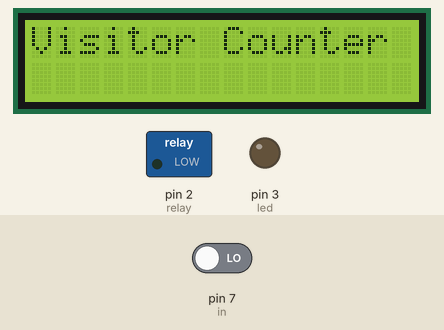
This sketch was run on a simulated Arduino Uno, built with avr-gcc and run on an emulated ATmega328P. On the bench: 16×2 character LCD, switched loads named in the sketch (green lamp = pin HIGH), output pins drawn as LEDs (lit = HIGH). Inputs (shaded band) come from the test bench; at power-on: pin 7 (in) LOW.

Above: at 0.1 s.
At 3.2 s:
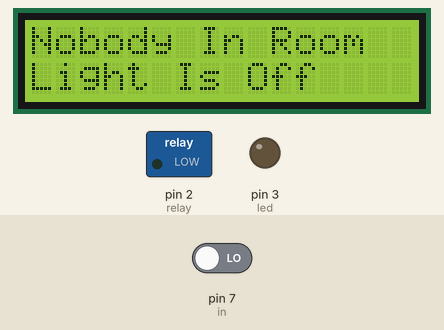
3.3 s: pin 7 (in) driven HIGH
At 4.0 s:
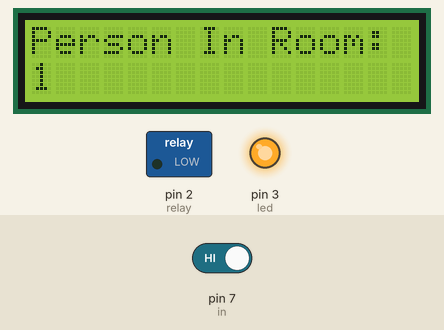
Timing chart, 0 to 6.3 s (numbered marks = the images above; inputs shaded):
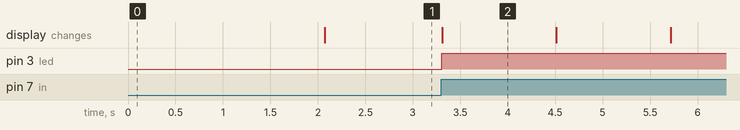

Measured:
- after the input at 3.3 s, pin 3 (led): LOW → HIGH at once; the display: changes at once (image 2)
- what the display in image 2 shows lasts 1.2 s, from 3.3 s to 4.5 s

The sketch:

project_source_code.c.ino
```cpp
#include <LiquidCrystal.h>
LiquidCrystal lcd(13, 12, 11, 10, 9, 8);

#define in 7   // Use valid digital pins
#define out 8  // Use valid digital pins
#define relay 2
#define led 3

int count = 0; // Declare and initialize the count variable

void setup() {
    lcd.begin(16, 2);
    lcd.print("Visitor Counter");
    delay(2000);
    pinMode(in, INPUT);
    pinMode(out, INPUT);
    pinMode(relay, OUTPUT);
    pinMode(led,OUTPUT);
    lcd.clear();
    lcd.print("Person In Room:");
    lcd.setCursor(0, 1);
    lcd.print(count);
}

void loop() {
    if (digitalRead(in)) {
        IN();
        delay(200); // Debounce delay
    }
    if (digitalRead(out)) {
        OUT();
        delay(200); // Debounce delay
    }

    if (count <= 0) {
        lcd.clear();
        digitalWrite(relay, LOW);
        lcd.print("Nobody In Room");
        lcd.setCursor(0, 1);
        lcd.print("Light Is Off");
        digitalWrite(led, LOW);
        delay(200);
    }
}

void IN() {
    if (count < 10) {
        count++;
        lcd.clear();
        lcd.print("Person In Room:");
        digitalWrite(led, HIGH);
        lcd.setCursor(0, 1);
        lcd.print(count);
        delay(1000);
    }
}

void OUT() {
    if (count > 0) {
        count--;
        lcd.clear();
        lcd.print("Person In Room:");
        lcd.setCursor(0, 1);
        digitalWrite(led, HIGH);
        lcd.print(count);
        delay(1000);
    }
}
```
